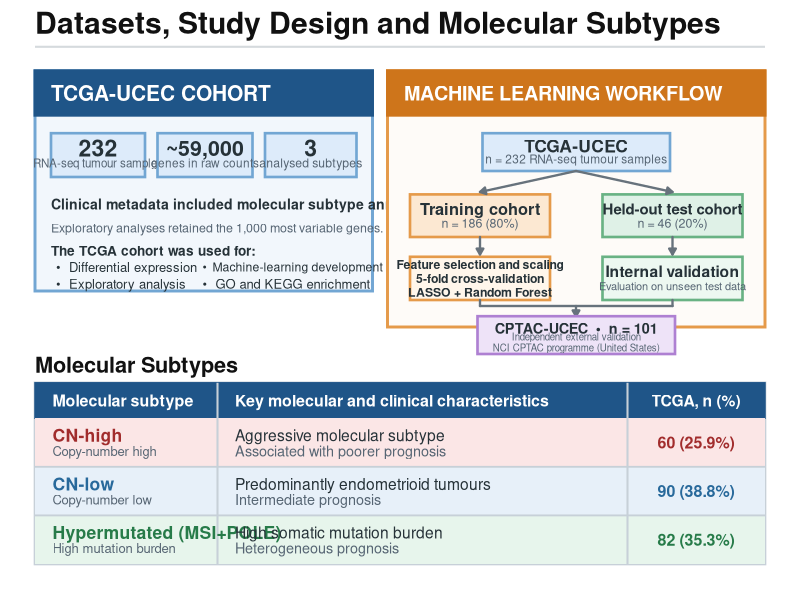
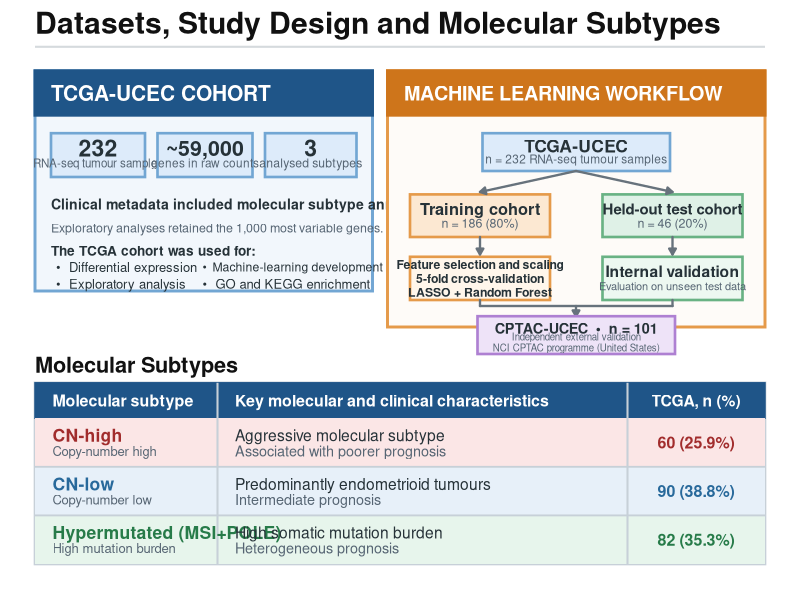
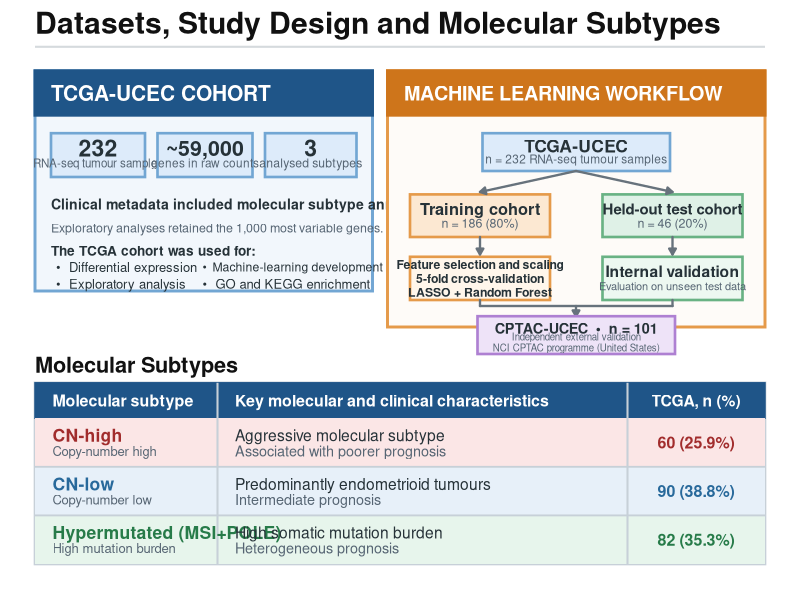

These figures' R source, in order:
# ============================================================
# DATASETS, STUDY DESIGN AND MOLECULAR SUBTYPES
# Final improved dissertation figure
# ============================================================

library(ggplot2)
library(grid)

dir.create(
  "Figures/Dataset_Slide",
  recursive = TRUE,
  showWarnings = FALSE
)

# ============================================================
# COLOUR PALETTE
# ============================================================

navy          <- "#1F5588"
blue_fill     <- "#DDEBFA"
blue_border   <- "#72A6D3"

orange_header <- "#CE751B"
orange_fill   <- "#FCE8D2"
orange_border <- "#E59A4A"

green_fill    <- "#DFF1E7"
green_border  <- "#69B284"

purple_fill   <- "#EEE3F8"
purple_border <- "#AE80D2"

red_row       <- "#FBE6E6"
blue_row      <- "#E7F0F9"
green_row     <- "#E7F5EC"

dark_text     <- "#263238"
medium_text   <- "#566573"
line_colour   <- "#67727C"
grid_colour   <- "#C7D0D8"
white         <- "#FFFFFF"

# ============================================================
# HELPER FUNCTIONS
# ============================================================

add_box <- function(plot,
                    xmin,
                    xmax,
                    ymin,
                    ymax,
                    fill,
                    border,
                    title,
                    subtitle = NULL,
                    title_size = 4.4,
                    subtitle_size = 3.3,
                    title_colour = dark_text,
                    subtitle_colour = medium_text,
                    border_size = 0.9,
                    title_adjust = 0.16) {
  
  centre_x <- (xmin + xmax) / 2
  centre_y <- (ymin + ymax) / 2
  box_height <- ymax - ymin
  
  title_y <- if (is.null(subtitle)) {
    centre_y
  } else {
    centre_y + box_height * title_adjust
  }
  
  subtitle_y <- centre_y - box_height * 0.18
  
  plot <- plot +
    annotate(
      "rect",
      xmin = xmin,
      xmax = xmax,
      ymin = ymin,
      ymax = ymax,
      fill = fill,
      colour = border,
      linewidth = border_size
    ) +
    annotate(
      "text",
      x = centre_x,
      y = title_y,
      label = title,
      fontface = "bold",
      size = title_size,
      colour = title_colour,
      lineheight = 0.95
    )
  
  if (!is.null(subtitle)) {
    plot <- plot +
      annotate(
        "text",
        x = centre_x,
        y = subtitle_y,
        label = subtitle,
        size = subtitle_size,
        colour = subtitle_colour,
        lineheight = 0.95
      )
  }
  
  plot
}

add_arrow <- function(plot,
                      x,
                      y,
                      xend,
                      yend,
                      colour = line_colour,
                      linewidth = 0.8) {
  
  plot +
    annotate(
      "segment",
      x = x,
      y = y,
      xend = xend,
      yend = yend,
      colour = colour,
      linewidth = linewidth,
      lineend = "round",
      arrow = arrow(
        length = unit(0.17, "cm"),
        type = "closed"
      )
    )
}

add_line <- function(plot,
                     x,
                     y,
                     xend,
                     yend,
                     colour = line_colour,
                     linewidth = 0.8) {
  
  plot +
    annotate(
      "segment",
      x = x,
      y = y,
      xend = xend,
      yend = yend,
      colour = colour,
      linewidth = linewidth,
      lineend = "round"
    )
}

# ============================================================
# EMPTY CANVAS
# ============================================================

dataset_plot <- ggplot() +
  coord_cartesian(
    xlim = c(0, 16),
    ylim = c(0, 10),
    expand = FALSE,
    clip = "off"
  ) +
  theme_void() +
  theme(
    plot.background = element_rect(
      fill = white,
      colour = NA
    )
  )

# ============================================================
# MAIN TITLE
# ============================================================

dataset_plot <- dataset_plot +
  annotate(
    "text",
    x = 0.7,
    y = 9.62,
    label = "Datasets, Study Design and Molecular Subtypes",
    hjust = 0,
    fontface = "bold",
    size = 7.6,
    colour = "#111111"
  ) +
  annotate(
    "segment",
    x = 0.7,
    xend = 15.3,
    y = 9.22,
    yend = 9.22,
    colour = "#D5DADD",
    linewidth = 0.7
  )

# ============================================================
# LEFT PANEL: TCGA-UCEC COHORT
# ============================================================

dataset_plot <- dataset_plot +
  annotate(
    "rect",
    xmin = 0.7,
    xmax = 7.45,
    ymin = 5.15,
    ymax = 8.82,
    fill = "#F2F7FC",
    colour = blue_border,
    linewidth = 1
  ) +
  annotate(
    "rect",
    xmin = 0.7,
    xmax = 7.45,
    ymin = 8.08,
    ymax = 8.82,
    fill = navy,
    colour = navy,
    linewidth = 1
  ) +
  annotate(
    "text",
    x = 1.02,
    y = 8.45,
    label = "TCGA-UCEC COHORT",
    hjust = 0,
    fontface = "bold",
    size = 5.3,
    colour = white
  )

dataset_plot <- add_box(
  dataset_plot,
  xmin = 1.02, xmax = 2.90,
  ymin = 7.05, ymax = 7.78,
  fill = blue_fill,
  border = blue_border,
  title = "232",
  subtitle = "RNA-seq tumour samples",
  title_size = 5.8,
  subtitle_size = 2.95
)

dataset_plot <- add_box(
  dataset_plot,
  xmin = 3.15, xmax = 5.05,
  ymin = 7.05, ymax = 7.78,
  fill = blue_fill,
  border = blue_border,
  title = "~59,000",
  subtitle = "genes in raw counts",
  title_size = 5.4,
  subtitle_size = 3.0
)

dataset_plot <- add_box(
  dataset_plot,
  xmin = 5.30, xmax = 7.13,
  ymin = 7.05, ymax = 7.78,
  fill = blue_fill,
  border = blue_border,
  title = "3",
  subtitle = "analysed subtypes",
  title_size = 5.8,
  subtitle_size = 3.1
)

dataset_plot <- dataset_plot +
  annotate(
    "text",
    x = 1.02,
    y = 6.60,
    label = "Clinical metadata included molecular subtype annotations",
    hjust = 0,
    fontface = "bold",
    size = 3.55,
    colour = dark_text
  ) +
  annotate(
    "text",
    x = 1.02,
    y = 6.20,
    label = "Exploratory analyses retained the 1,000 most variable genes.",
    hjust = 0,
    size = 3.15,
    colour = medium_text
  ) +
  annotate(
    "text",
    x = 1.02,
    y = 5.82,
    label = "The TCGA cohort was used for:",
    hjust = 0,
    fontface = "bold",
    size = 3.45,
    colour = dark_text
  ) +
  annotate(
    "text",
    x = 1.12,
    y = 5.55,
    label = "•  Differential expression",
    hjust = 0,
    size = 3.30,
    colour = dark_text
  ) +
  annotate(
    "text",
    x = 1.12,
    y = 5.27,
    label = "•  Exploratory analysis",
    hjust = 0,
    size = 3.30,
    colour = dark_text
  ) +
  annotate(
    "text",
    x = 4.05,
    y = 5.55,
    label = "•  Machine-learning development",
    hjust = 0,
    size = 3.10,
    colour = dark_text
  ) +
  annotate(
    "text",
    x = 4.05,
    y = 5.27,
    label = "•  GO and KEGG enrichment",
    hjust = 0,
    size = 3.30,
    colour = dark_text
  )

# ============================================================
# RIGHT PANEL: MACHINE LEARNING WORKFLOW
# ============================================================

dataset_plot <- dataset_plot +
  annotate(
    "rect",
    xmin = 7.75,
    xmax = 15.30,
    ymin = 4.55,
    ymax = 8.82,
    fill = "#FEFBF8",
    colour = orange_border,
    linewidth = 1
  ) +
  annotate(
    "rect",
    xmin = 7.75,
    xmax = 15.30,
    ymin = 8.08,
    ymax = 8.82,
    fill = orange_header,
    colour = orange_header,
    linewidth = 1
  ) +
  annotate(
    "text",
    x = 8.08,
    y = 8.45,
    label = "MACHINE LEARNING WORKFLOW",
    hjust = 0,
    fontface = "bold",
    size = 5.0,
    colour = white
  )

dataset_plot <- add_box(
  dataset_plot,
  xmin = 9.65, xmax = 13.40,
  ymin = 7.15, ymax = 7.78,
  fill = blue_fill,
  border = blue_border,
  title = "TCGA-UCEC",
  subtitle = "n = 232 RNA-seq tumour samples",
  title_size = 4.4,
  subtitle_size = 3.0
)

dataset_plot <- add_box(
  dataset_plot,
  xmin = 8.20, xmax = 11.00,
  ymin = 6.05, ymax = 6.76,
  fill = orange_fill,
  border = orange_border,
  title = "Training cohort",
  subtitle = "n = 186 (80%)",
  title_size = 4.15,
  subtitle_size = 3.15
)

dataset_plot <- add_box(
  dataset_plot,
  xmin = 12.05, xmax = 14.85,
  ymin = 6.05, ymax = 6.76,
  fill = green_fill,
  border = green_border,
  title = "Held-out test cohort",
  subtitle = "n = 46 (20%)",
  title_size = 3.80,
  subtitle_size = 3.15
)

dataset_plot <- add_box(
  dataset_plot,
  xmin = 8.20, xmax = 11.00,
  ymin = 5.00, ymax = 5.72,
  fill = "#FFF6EB",
  border = orange_border,
  title = "Feature selection and scaling\n5-fold cross-validation\nLASSO + Random Forest",
  title_size = 3.10
)

dataset_plot <- add_box(
  dataset_plot,
  xmin = 12.05, xmax = 14.85,
  ymin = 5.00, ymax = 5.72,
  fill = "#EDF8F1",
  border = green_border,
  title = "Internal validation",
  subtitle = "Evaluation on unseen test data",
  title_size = 3.95,
  subtitle_size = 2.80
)

# Workflow arrows
dataset_plot <- add_arrow(
  dataset_plot,
  x = 11.52, y = 7.15,
  xend = 9.60, yend = 6.80
)

dataset_plot <- add_arrow(
  dataset_plot,
  x = 11.52, y = 7.15,
  xend = 13.45, yend = 6.80
)

dataset_plot <- add_arrow(
  dataset_plot,
  x = 9.60, y = 6.05,
  xend = 9.60, yend = 5.76
)

dataset_plot <- add_arrow(
  dataset_plot,
  x = 13.45, y = 6.05,
  xend = 13.45, yend = 5.76
)

dataset_plot <- add_line(
  dataset_plot,
  x = 9.60, y = 5.00,
  xend = 9.60, yend = 4.90
)

dataset_plot <- add_line(
  dataset_plot,
  x = 13.45, y = 5.00,
  xend = 13.45, yend = 4.90
)

dataset_plot <- add_line(
  dataset_plot,
  x = 9.60, y = 4.90,
  xend = 13.45, yend = 4.90
)

dataset_plot <- add_arrow(
  dataset_plot,
  x = 11.52, y = 4.90,
  xend = 11.52, yend = 4.73
)

# Enlarged CPTAC box
dataset_plot <- add_box(
  dataset_plot,
  xmin = 9.55, xmax = 13.50,
  ymin = 4.10, ymax = 4.73,
  fill = purple_fill,
  border = purple_border,
  title = "CPTAC-UCEC  •  n = 101",
  subtitle = "Independent external validation\nNCI CPTAC programme (United States)",
  title_size = 3.65,
  subtitle_size = 2.45,
  title_adjust = 0.18
)

# ============================================================
# MOLECULAR SUBTYPES TABLE
# Lowered and vertically compressed
# ============================================================

dataset_plot <- dataset_plot +
  annotate(
    "text",
    x = 0.7,
    y = 3.92,
    label = "Molecular Subtypes",
    hjust = 0,
    fontface = "bold",
    size = 5.5,
    colour = "#111111"
  )

# Table boundaries
table_top    <- 3.62
header_low   <- 3.03
row1_low     <- 2.22
row2_low     <- 1.41
table_bottom <- 0.60

dataset_plot <- dataset_plot +
  annotate(
    "rect",
    xmin = 0.7,
    xmax = 15.30,
    ymin = table_bottom,
    ymax = table_top,
    fill = white,
    colour = grid_colour,
    linewidth = 0.9
  ) +
  annotate(
    "rect",
    xmin = 0.7,
    xmax = 15.30,
    ymin = header_low,
    ymax = table_top,
    fill = navy,
    colour = navy
  )

# Header labels
dataset_plot <- dataset_plot +
  annotate(
    "text",
    x = 1.05,
    y = 3.325,
    label = "Molecular subtype",
    hjust = 0,
    fontface = "bold",
    size = 4.05,
    colour = white
  ) +
  annotate(
    "text",
    x = 4.70,
    y = 3.325,
    label = "Key molecular and clinical characteristics",
    hjust = 0,
    fontface = "bold",
    size = 4.05,
    colour = white
  ) +
  annotate(
    "text",
    x = 13.92,
    y = 3.325,
    label = "TCGA, n (%)",
    fontface = "bold",
    size = 3.95,
    colour = white
  )

# Row backgrounds
dataset_plot <- dataset_plot +
  annotate(
    "rect",
    xmin = 0.7, xmax = 15.30,
    ymin = row1_low, ymax = header_low,
    fill = red_row,
    colour = NA
  ) +
  annotate(
    "rect",
    xmin = 0.7, xmax = 15.30,
    ymin = row2_low, ymax = row1_low,
    fill = blue_row,
    colour = NA
  ) +
  annotate(
    "rect",
    xmin = 0.7, xmax = 15.30,
    ymin = table_bottom, ymax = row2_low,
    fill = green_row,
    colour = NA
  )

# Dividers
dataset_plot <- dataset_plot +
  annotate(
    "segment",
    x = 4.35, xend = 4.35,
    y = table_bottom, yend = table_top,
    colour = grid_colour,
    linewidth = 0.7
  ) +
  annotate(
    "segment",
    x = 12.55, xend = 12.55,
    y = table_bottom, yend = table_top,
    colour = grid_colour,
    linewidth = 0.7
  ) +
  annotate(
    "segment",
    x = 0.7, xend = 15.30,
    y = row1_low, yend = row1_low,
    colour = grid_colour,
    linewidth = 0.65
  ) +
  annotate(
    "segment",
    x = 0.7, xend = 15.30,
    y = row2_low, yend = row2_low,
    colour = grid_colour,
    linewidth = 0.65
  )

# Row centres
row1_c <- (header_low + row1_low) / 2
row2_c <- (row1_low + row2_low) / 2
row3_c <- (row2_low + table_bottom) / 2

# Subtype labels
dataset_plot <- dataset_plot +
  annotate(
    "text",
    x = 1.05,
    y = row1_c + 0.12,
    label = "CN-high",
    hjust = 0,
    fontface = "bold",
    size = 4.45,
    colour = "#A12C2C"
  ) +
  annotate(
    "text",
    x = 1.05,
    y = row1_c - 0.14,
    label = "Copy-number high",
    hjust = 0,
    size = 3.30,
    colour = medium_text
  ) +
  annotate(
    "text",
    x = 1.05,
    y = row2_c + 0.12,
    label = "CN-low",
    hjust = 0,
    fontface = "bold",
    size = 4.45,
    colour = "#28699B"
  ) +
  annotate(
    "text",
    x = 1.05,
    y = row2_c - 0.14,
    label = "Copy-number low",
    hjust = 0,
    size = 3.30,
    colour = medium_text
  ) +
  annotate(
    "text",
    x = 1.05,
    y = row3_c + 0.12,
    label = "Hypermutated (MSI+POLE)", 
    hjust = 0,
    fontface = "bold",
    size = 4.45,
    colour = "#277B49"
  ) +
  annotate(
    "text",
    x = 1.05,
    y = row3_c - 0.14,
    label = "High mutation burden",
    hjust = 0,
    size = 3.30,
    colour = medium_text
  )

# Characteristics
dataset_plot <- dataset_plot +
  annotate(
    "text",
    x = 4.70,
    y = row1_c + 0.12,
    label = "Aggressive molecular subtype",
    hjust = 0,
    size = 3.95,
    colour = dark_text
  ) +
  annotate(
    "text",
    x = 4.70,
    y = row1_c - 0.14,
    label = "Associated with poorer prognosis",
    hjust = 0,
    size = 3.65,
    colour = medium_text
  ) +
  annotate(
    "text",
    x = 4.70,
    y = row2_c + 0.12,
    label = "Predominantly endometrioid tumours",
    hjust = 0,
    size = 3.95,
    colour = dark_text
  ) +
  annotate(
    "text",
    x = 4.70,
    y = row2_c - 0.14,
    label = "Intermediate prognosis",
    hjust = 0,
    size = 3.65,
    colour = medium_text
  ) +
  annotate(
    "text",
    x = 4.70,
    y = row3_c + 0.12,
    label = "High somatic mutation burden",
    hjust = 0,
    size = 3.95,
    colour = dark_text
  ) +
  annotate(
    "text",
    x = 4.70,
    y = row3_c - 0.14,
    label = "Heterogeneous prognosis",
    hjust = 0,
    size = 3.65,
    colour = medium_text
  )

# Counts
dataset_plot <- dataset_plot +
  annotate(
    "text",
    x = 13.92,
    y = row1_c,
    label = "60 (25.9%)",
    fontface = "bold",
    size = 4.05,
    colour = "#A12C2C"
  ) +
  annotate(
    "text",
    x = 13.92,
    y = row2_c,
    label = "90 (38.8%)",
    fontface = "bold",
    size = 4.05,
    colour = "#28699B"
  ) +
  annotate(
    "text",
    x = 13.92,
    y = row3_c,
    label = "82 (35.3%)",
    fontface = "bold",
    size = 4.05,
    colour = "#277B49"
  )

# ============================================================
# SAVE OUTPUTS
# ============================================================

ggsave(
  filename = "Figures/Dataset_Slide/Datasets_StudyDesign_MolecularSubtypes_Final.png",
  plot = dataset_plot,
  width = 13.33,
  height = 7.5,
  dpi = 600,
  bg = "white"
)

if (capabilities("cairo")) {
  ggsave(
    filename = "Figures/Dataset_Slide/Datasets_StudyDesign_MolecularSubtypes_Final.pdf",
    plot = dataset_plot,
    width = 13.33,
    height = 7.5,
    device = grDevices::cairo_pdf,
    bg = "white"
  )
} else {
  ggsave(
    filename = "Figures/Dataset_Slide/Datasets_StudyDesign_MolecularSubtypes_Final.pdf",
    plot = dataset_plot,
    width = 13.33,
    height = 7.5,
    device = "pdf",
    bg = "white"
  )
}

dataset_plot
